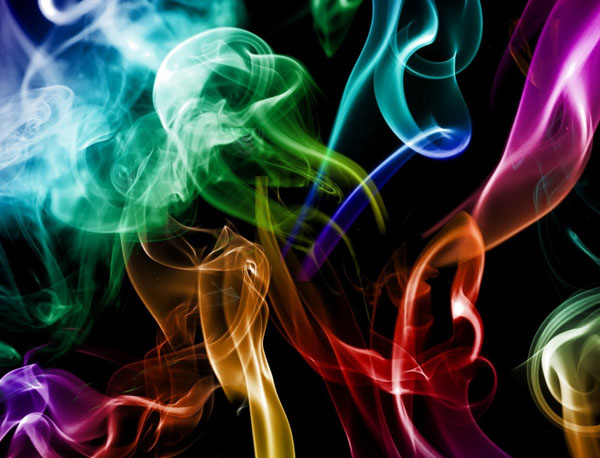
#> input picture color.jpg, 600 x 458 px, given in place of the camera
$ python test1.py
#> lines starting #> are read from the running program, lines starting #| are printed output that depends on the picture; after the words box and inside, x2 and y2 are one past the last pixel; in counts of white or black regions, pixels touching at a corner belong together
import numpy as np
import cv2

cap = cv2.VideoCapture(0)

while(True):
    # Capture frame-by-frame
    ret, frame = cap.read()
#> frame is the input picture: shape (458, 600, 3); mean B, G, R 59.6, 62, 56.6

    # Our operations on the frame come here
    gray = cv2.cvtColor(frame, cv2.COLOR_BGR2GRAY)
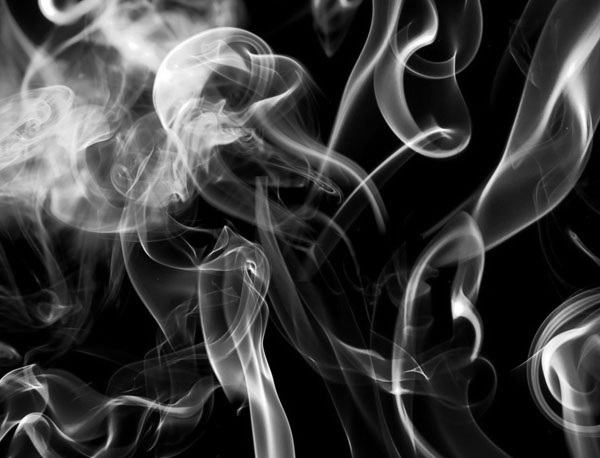
#> gray: shape (458, 600); min 0, max 255, mean 60.1
    # setup initial location of window
    r,h,c,w = 250,90,400,125  # simply hardcoded the values
    track_window = (c,r,w,h)

    # set up the ROI for tracking
    roi = frame[r:r+h, c:c+w]
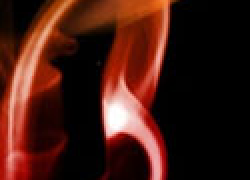
#> roi: shape (90, 125, 3) (shown 2 times larger); mean B, G, R 18.7, 27, 67.1
    hsv_roi =  cv2.cvtColor(frame, cv2.COLOR_BGR2HSV)
#> hsv_roi: shape (458, 600, 3); mean H, S, V 67.4, 169.2, 86.9
    mask = cv2.inRange(hsv_roi, np.array((0., 60.,32.)), np.array((180.,255.,255.)))
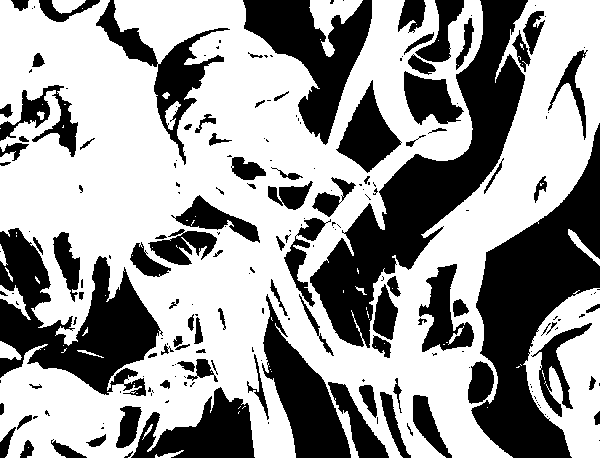
#> mask: shape (458, 600); 60.5% white; 213 black regions (115 under 20 px), largest, box (x1, y1, x2, y2) and area: (310, 0, 528, 348) 19849, (471, 123, 600, 458) 18713, (0, 228, 163, 396) 12750
    roi_hist = cv2.calcHist([hsv_roi],[0],mask,[180],[0,180])
#> roi_hist = 180 values, max 4496 at index 15, min 56 at index 128, mean 923.1
    cv2.normalize(roi_hist,roi_hist,0,255,cv2.NORM_MINMAX)

    # Setup the termination criteria, either 10 iteration or move by atleast 1 pt
    term_crit = ( cv2.TERM_CRITERIA_EPS | cv2.TERM_CRITERIA_COUNT, 10, 1 )

    while(1):
        ret ,frame = cap.read()

        if ret == True:
            hsv = cv2.cvtColor(frame, cv2.COLOR_BGR2HSV)
            dst = cv2.calcBackProject([hsv],[0],roi_hist,[0,180],1)
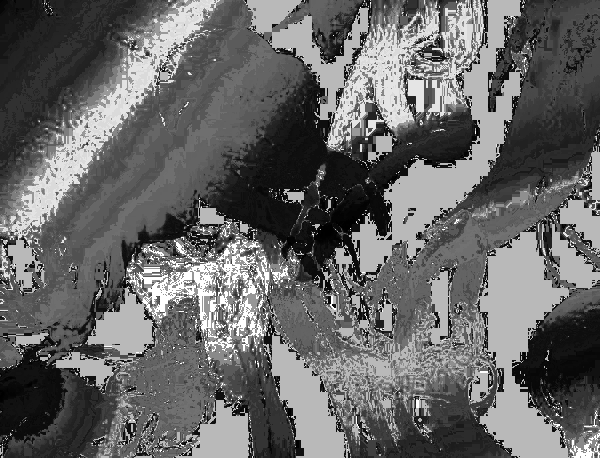
#> dst: shape (458, 600); min 0, max 255, mean 103

            # apply meanshift to get the new location
            ret, track_window = cv2.meanShift(dst, track_window, term_crit)
#> ret = 10; track_window = (436, 248, 125, 90)

            # Draw it on image
            x,y,w,h = track_window
#> x = 436; y = 248; w = 125; h = 90
            img2 = cv2.rectangle(frame, (x,y), (x+w,y+h), 255,2)
            cv2.imshow('img2',img2)

            k = cv2.waitKey(60) & 0xff
#> (key q is pressed here)
            if k == 1:
                break
            else:
                cv2.imwrite(chr(k)+".jpg",img2)

        else:
            break

    # Display the resulting frame
    cv2.imshow('frame',gray)
    if cv2.waitKey(100) & 0xFF == ord('q'):
        break

# When everything done, release the capture
cap.release()
cv2.destroyAllWindows()
